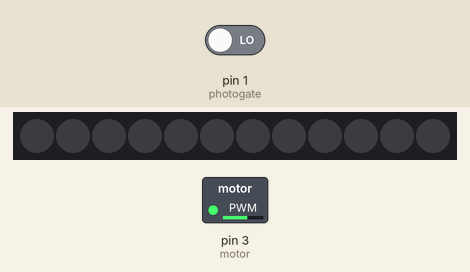
Recording of a sketch running on a simulated Arduino Uno, built with avr-gcc and run on an emulated ATmega328P. Parts: 12 RGB LEDs in strip order, left to right, switched loads named in the sketch (green lamp = pin HIGH). The test bench sets the inputs (shaded band); at power-on: pin 1 (photogate) LOW. Dim RGB values are drawn brighter than linear.

Above: at 0.8 s.
0.9 s: pin 1 (photogate) driven HIGH
At 1.3 s:
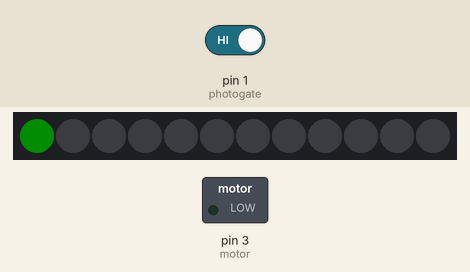
Timing chart, 0 to 3.9 s (numbered marks = the images above; inputs shaded):
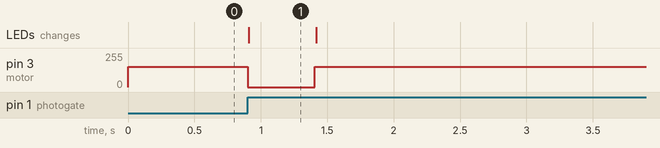

The sketch:

code.ino
```cpp
#include <Adafruit_NeoPixel.h>
#ifdef __AVR__
 #include <avr/power.h> // Required for 16 MHz Adafruit Trinket
#endif

#define LED_PIN 11

#define NUMPIXELS 12

Adafruit_NeoPixel pixels(NUMPIXELS, LED_PIN, NEO_GRB + NEO_KHZ800);

//analog pins
int antenna = 1;

//digital pins
int photogate = 1;
int motor = 3;

//program varibles
unsigned long rotationSpeed = 0;

int delta = 20;

float readings[NUMPIXELS];

int numRead;

//motor control for the mosfet, 2-4 volts, avg. 3 volts (102-204, avg. 153)
int motorSpeed = 153;

void setup() {
	pixels.begin();
	pixels.setBrightness(50);
	pixels.clear();

	pinMode(photogate,INPUT);
	pinMode(motor,OUTPUT);

	unsigned long startTime = millis();
	analogWrite(motor, motorSpeed);

  do {
    if(digitalRead(photogate) == 1 && rotationSpeed == 0)
    {
      unsigned long stopMillis = millis();
      rotationSpeed = stopMillis - startTime;
     }
  } while(digitalRead(photogate) == 0 && rotationSpeed == 0);

	analogWrite(motor, 0);

	//indicate that it has calibrated
	for(int i = 0; i < NUMPIXELS; i++)
	{
		pixels.setPixelColor(0, pixels.Color(0,63,0));
		pixels.show();
	}
	delay(500);
	pixels.clear();


	numRead = floor(rotationSpeed/10);
	analogWrite(motor, motorSpeed);

}

void loop() {

	for(int i = 0; i< NUMPIXELS; i++)
	{
    int sum = 0;
    int average = 0;
    int color = 0;

		for(int j = 0; j < numRead; j++)
		{
		  sum = sum + analogRead('a'+antenna);
		  delay(10);
		}

    average = floor(sum/numRead);

    color = map(average, 0, 1023, 0, 255);

	pixels.setPixelColor(i, pixels.Color(color, color, color));
    pixels.show();
	}
}
```

Measured:
- after the input at 0.9 s, pin 3 (motor): 153/255 → 0/255 at once, → 153/255 0.51 s later; the LEDs: change at once (image 1)
- what the display in image 1 shows lasts 0.5 s, from 0.9 s to 1.4 s
